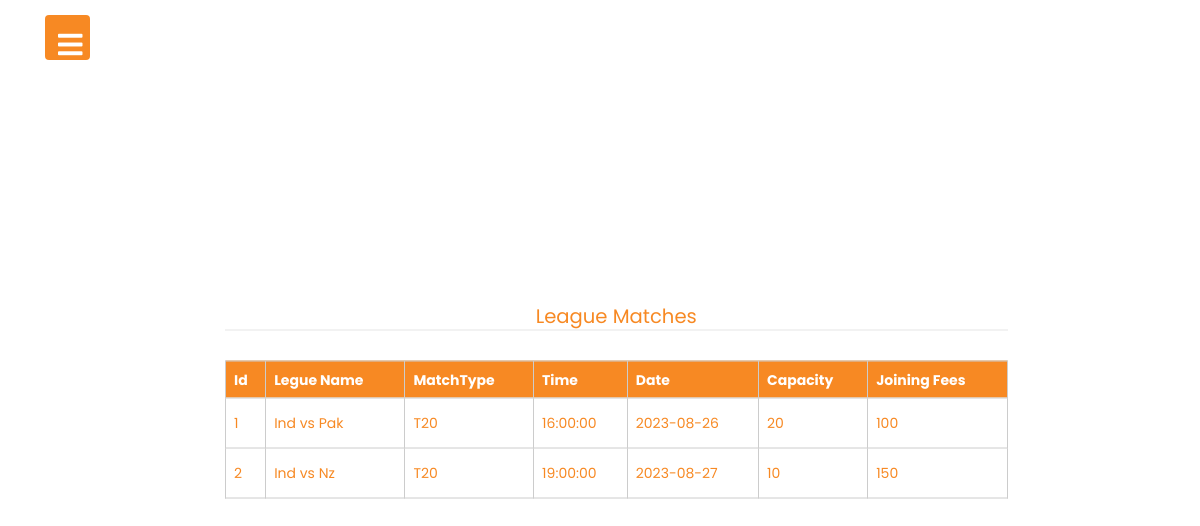
Page /dashboard.php on the committed database.
### tables this page shows
CREATE TABLE `league` (
  `id` int(11) NOT NULL,
  `league_name` varchar(100) NOT NULL,
  `matchtype` varchar(55) NOT NULL,
  `time` time NOT NULL,
  `date` date NOT NULL,
  `capacity` varchar(55) NOT NULL,
  `joining_fees` varchar(55) NOT NULL
);

### dashboard.php (the view, shortened to what this page needs)
<!DOCTYPE html>
<html lang="en" dir="ltr">
   <head>
   <html lang="en" dir="ltr">
   <head>
      <link rel="stylesheet" href="style.css">
      <link rel="stylesheet" href="https://maxcdn.bootstrapcdn.com/bootstrap/3.4.1/css/bootstrap.min.css">
      <link rel="stylesheet" href="https://cdnjs.cloudflare.com/ajax/libs/font-awesome/5.15.3/css/all.min.css"/>
   </head>
   </head>
   <body>
      <div class="btn">
         <span class="fas fa-bars"></span>
      </div>
      <div class="content">
        <div class="container">
            <div class="row">
                <div class="col-md-10 col-md-offset-2" id="form" >
           <div class="row">
          <div class="col-md-10">
              <legend style="color: rgb(247,137,35);text-align:center;">League Matches</legend>   <br>
         </div>
            <div class="col-md-10">
            <?php
          $conn=  mysqli_connect('localhost', 'root','','cricket');
          if($conn)
          {
            $query="Select * from league";
            $result=mysqli_query($conn, $query);
            if($result)
            {
                echo "<table id='firsttable'>";
                echo "<tr ><th>Id</th><th>Legue Name</th><th>MatchType</th><th>Time</th><th>Date</th><th>Capacity</th><th>Joining Fees</th></tr>";
                while ($row = $result->fetch_assoc()) {
                    echo "<tr style='height:50px;'>";
                    echo "<td>" . $row["id"] . "</td>";
                    echo "<td>" . $row["league_name"] . "</td>";
                    echo "<td>" . $row["matchtype"] . "</td>";
                    echo "<td>" . $row["time"] . "</td>";
                    echo "<td>" . $row["date"] . "</td>";
                    echo "<td>" . $row["capacity"] . "</td>";
                    echo "<td>" . $row["joining_fees"] . "</td>";
                    echo "</tr>";
                }
                echo "</table>";
            }
          }
        ?>
               </div>
              </div>
         </div>
       </div>
   </body>
</html>

### style.css (style rules this page uses)
* { margin: 0; padding: 0; user-select: none; box-sizing: border-box; font-family: 'Poppins', sans-serif; }
.btn { position: absolute; top: 15px; left: 45px; height: 45px; width: 45px; text-align: center; background: rgb(247,137,35); border-radius: 3px; cursor: pointer; transition: left 0.4s ease; }
.btn span { color: white; font-size: 28px; line-height: 45px; }
.content { position: absolute; top: 50%; left: 50%; transform: translate(-50%,-50%); color: rgb(247,137,35); z-index: -1; text-align: center; }
table { border-collapse: collapse; width: 100%; }
th, td { padding: 15px; }
table th { background-color: rgb(247,137,35); color: white; border: 1px solid #ddd; text-align:left; }

### dashboard.php (style rules this page uses)
#firsttable { border-collapse: collapse; width: 100%; margin-right: 40px; border: 1px solid #ccc; }
#firsttable th , #firsttable td { border: 1px solid #ccc; padding: 8px; text-align: left; }
legend { font-size: 1.4em; margin-bottom: 10px; }

### rows in the picture
league: id "1", league_name "Ind vs Pak", matchtype "T20", time "16:00:00", date "2023-08-26", capacity "20", joining_fees "100"
league: id "2", league_name "Ind vs Nz", matchtype "T20", time "19:00:00", date "2023-08-27", capacity "10", joining_fees "150"
